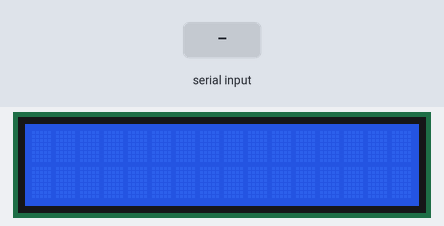
A sketch run on a simulated Arduino Uno, built with avr-gcc and run on an emulated ATmega328P. Shown: 16×2 character LCD. Inputs (shaded band) come from the test bench. What the sketch prints to the serial monitor is not drawn.

Above: at 1.2 s.
1.3 s: "1" received over Serial
At 2.3 s:
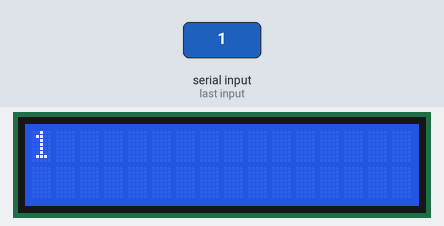
4.0 s: "0" received over Serial
At 5.0 s:
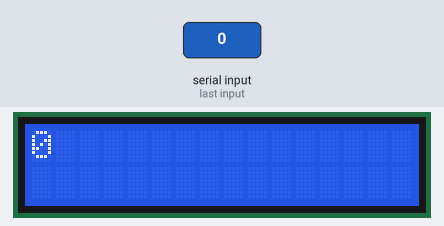
6.9 s: "2" received over Serial
At 8.1 s:
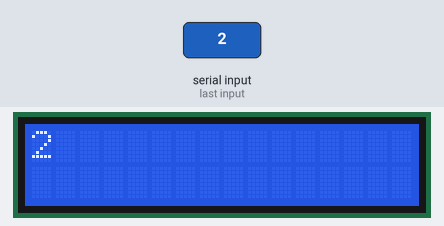
Timing chart, 0 to 9.9 s (numbered marks = the images above; inputs shaded):
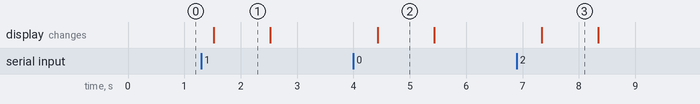

The sketch:

Bluetooth_Notice_Board.ino
```cpp
#include <Wire.h>
#include <LiquidCrystal_I2C.h>

LiquidCrystal_I2C lcd(0x27, 2, 1, 0, 4, 5, 6, 7, 3, POSITIVE);

String readString;

void setup() {
  lcd.begin(16,2);   // iInit the LCD for 16 chars 2 lines
  lcd.backlight();   // Turn on the backligt (try lcd.noBaklight() to turn it off)
  lcd.setCursor(0,0);
  Serial.begin(9600);
  lcd.clear();
}

void loop()
{
  int i=0;
  char commandbuffer[100];
  if(Serial.available())
  {
     delay(100);
     while( Serial.available() && i< 99)
     {
        commandbuffer[i++] = Serial.read();
     }
     commandbuffer[i++]='\0';
  }
  if(i>0){
    lcd.clear();
     Serial.println((char*)commandbuffer);
     lcd.print((char*)commandbuffer);
     delay(1000);
  }
  lcd.scrollDisplayLeft();
  delay(450);
}
```

Measured:
- after the input at 1.3 s, the display: changes after 0.23 s (image 1)
- after the input at 4.0 s, the display: changes after 0.43 s (image 2)
- after the input at 6.9 s, the display: changes after 0.44 s (image 3)
- what the display in image 1 shows lasts 1.0 s, from 1.5 s to 2.5 s
